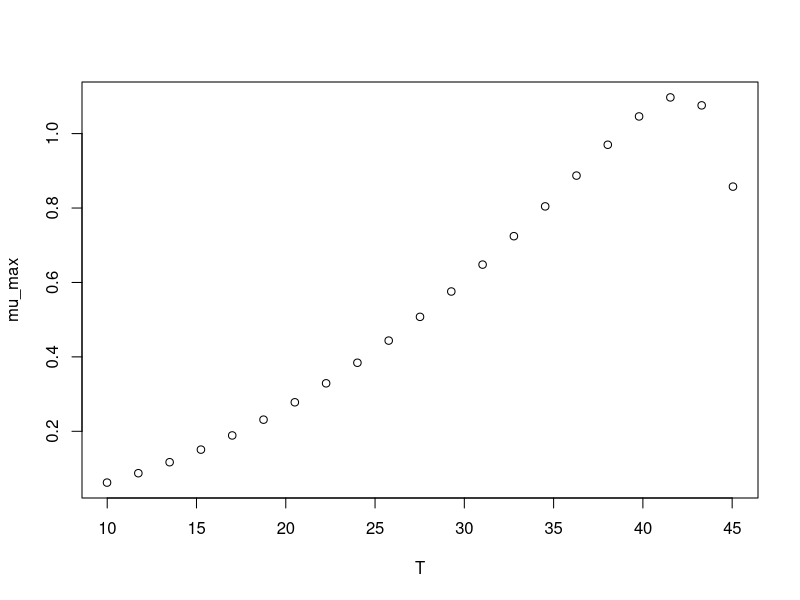

Reproduce this figure in R.
#############################
# start of Parameter script
#############################
T <- seq(9.99000999000999,45.045,length.out=21)
#############################
# end of Parameter script
#############################
############################# 
# start of Model script Gropin ID 1143 
#############################
 
# constant coefficients for this model
 
variables <- data.frame(T)
argumentsPar <- expand.grid(variables)
 
# heart of the model
response_surface <- function(T) {
   mumax <-6.98*(10^-4)*((T-0.55)^2)*(1-exp(0.506*(T-46.96)))

return(mumax=mumax)
} 

# output parameters
mumax <- cbind(argumentsPar,response_surface(argumentsPar['T']))
colnames(mumax) <- c(colnames(argumentsPar),'mumax')
#############################
# End of Model script
#############################
############################# 
# start of Visualisation script Gropin ID 1143 
#############################
plot(T,mumax$mumax,
                          xlab='T',
                          ylab='mu_max')
#############################
# End of Visualisation script
#############################
